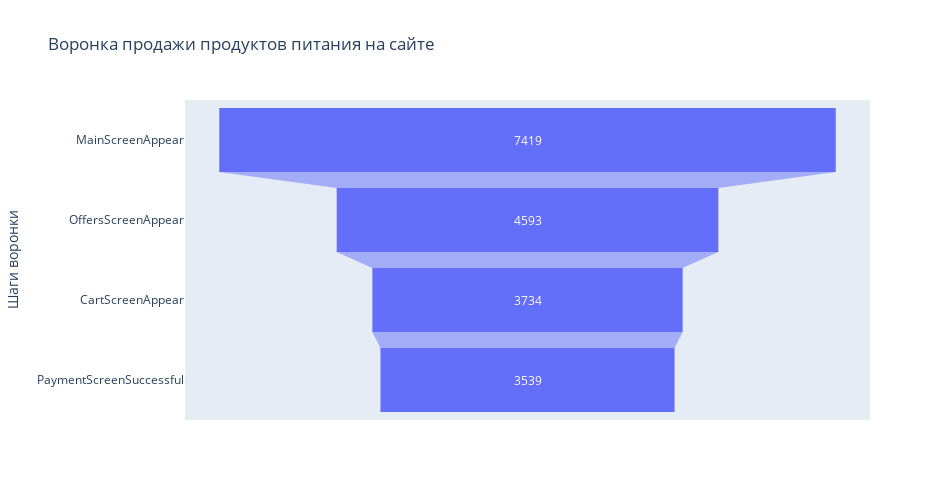

Write notebook code for a chart like this one.
### Code cell
# построение воронки продажи продуктов питания
fig = go.Figure(
    go.Funnel(y=list(grd2.reset_index()['event']), x=list(grd2.reset_index()['count'])
        ))
fig.update_layout(height=500, width=950, title = "Воронка продажи продуктов питания на сайте")    
fig.update_yaxes(title_text="Шаги воронки") 
    
fig.show()

### Figure 1 — Plotly figure (JSON) as saved in the notebook; plotly's stock layout.template omitted (floating-point values rounded to 4 significant figures)
{"data": [{"type": "funnel", "x": [7419, 4593, 3734, 3539], "y": ["MainScreenAppear", "OffersScreenAppear", "CartScreenAppear", "PaymentScreenSuccessful"]}], "layout": {"height": 500, "title": {"text": "Воронка продажи продуктов питания на сайте"}, "width": 950, "yaxis": {"title": {"text": "Шаги воронки"}}}}
